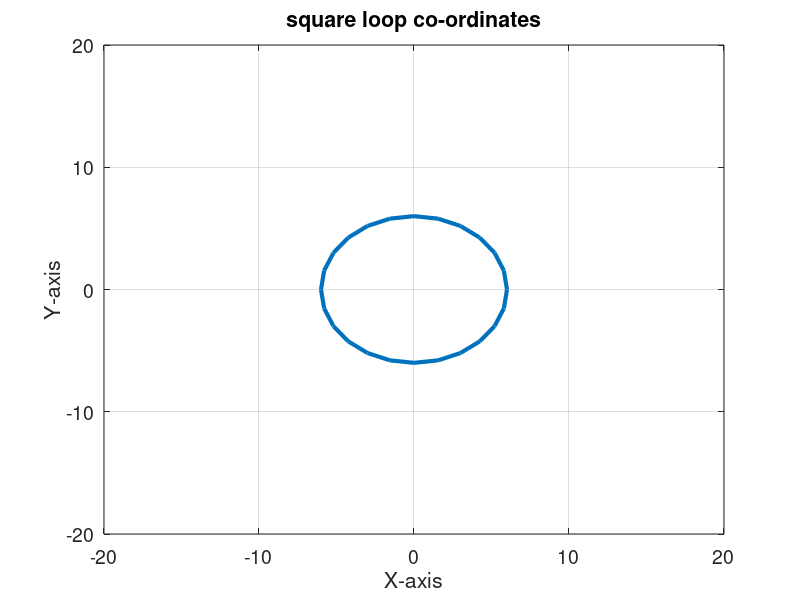
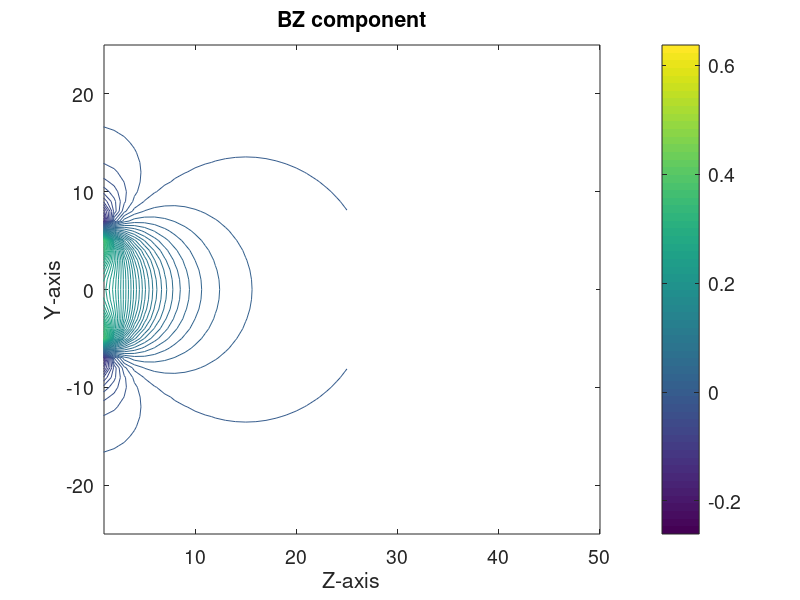
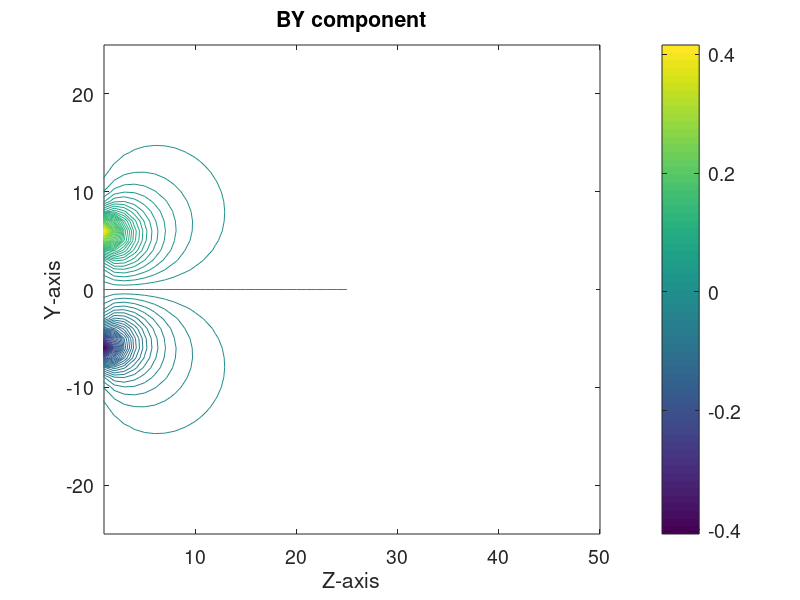
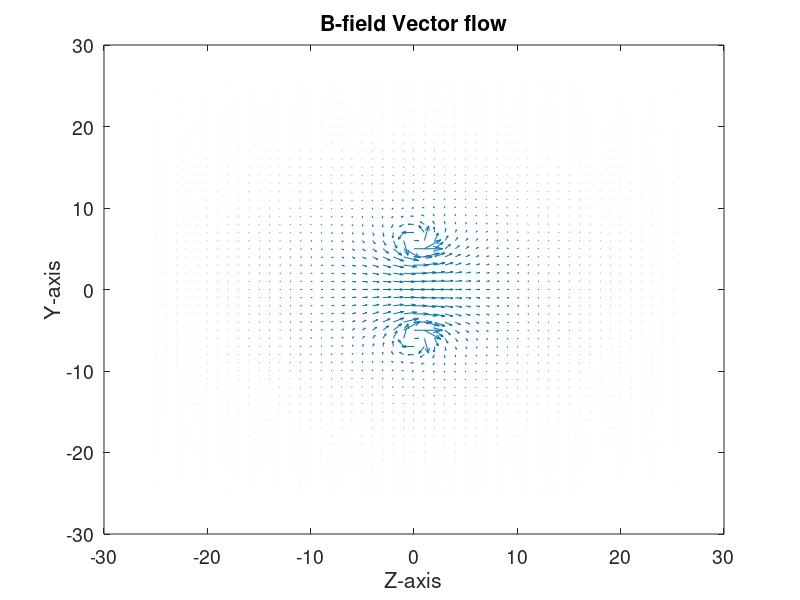

Write MATLAB code to recreate these figures, in order.
%-------------------------------------------------------------------------%
%-------Cicular Coil Magnetic Field Simulation--------------------------%
%-------------------------------------------------------------------------%

clc; close all; clear all;

%-------------------------------------------------------------------------%
%---Coil is in the X-Y plane and Magnetic Field is Evaluated -------------%
%-------------at every point in the Y-Z plane(X=0)------------------------%
%-------------------------------------------------------------------------%

Nz=51;  % No. of grids in Z-axis
Ny=51;  % No. of grids in Y-axis
N=25;   % No of grids in the coil ( X-Y plane)
Ra=6;    % Radius of the coil in the X-Y plane
I=3;    % current in the coil
u0=1;   % for simplicity, u0 is taken as 1 (permitivity)
phi=-pi/2:2*pi/(N-1):3*pi/2; % For describing a circle (coil)

Xc=Ra*cos(phi); % X-coordinates of the coil
Yc=Ra*sin(phi); % Y-coordinates of the coil

yp(1:51)=-25:1:25; % Y-coordinates of the plane 
%zp(1:51)=0:1:50;% Z-coordinates of the plane 
zp(1:51)=-25:1:25;
Y(1:Ny,1:Nz)=0; % This array is for 1-d to 2-d conversion of coordinates
Z(1:Ny,1:Nz)=0;

for i=1:Ny
    Y(i,:)=yp(i); % all y-coordinates value in 2-d form
end
for i=1:Nz
    Z(:,i)=zp(i);% all z-coordinates value in 2-d form
end

%-------------------------------------------------------------------------
%-variable "a" in for loop is along Y and variable "b" is along Z-axis----
%-------------------------------------------------------------------------


for a=1:Ny  
for b=1:Nz  
    
%-------------------------------------------------------------------------    
% calculate R-vector from the coil(X-Y plane)to Y-Z plane where we are 
% interested to find the magnetic field and also the dl-vector along the
% coil where current is flowing
% (note that R is the position vector pointing from coil (X-Y plane) to
% the point where we need the magnetic field (in this case Y-Z plane).)
% dl is the current element vector which will make up the coil------------
%-------------------------------------------------------------------------

for i=1:N-1
Rx(i)=-0.5*(Xc(i)+Xc(i+1));
Ry(i)=(Y(a,b)-(0.5*(Yc(i)+Yc(i+1))));
Rz(i)=Z(a,b);
dlx(i)=Xc(i+1)-Xc(i);
dly(i)=Yc(i+1)-Yc(i);
end
Rx(N)=-0.5*(Xc(N)+Xc(1));
Ry(N)=(Y(a,b)-(0.5*(Yc(N)+Yc(1))));
Rz(N)=Z(a,b);
dlx(N)=-Xc(N)+Xc(1);
dly(N)=-Yc(N)+Yc(1);

%--------------------------------------------------------------------------
% for all the elements along coil, calculate dl cross R -------------------
% dl cross R is the curl of vector dl and R--------------------------------
% XCross is X-component of the curl of dl and R, similarly I get Y and Z- 
%--------------------------------------------------------------------------

for i=1:N
Xcross(i)=dly(i).*Rz(i);
Ycross(i)=-dlx(i).*Rz(i);
Zcross(i)=(dlx(i).*Ry(i))-(dly(i).*Rx(i));
R(i)=sqrt(Rx(i).^2+Ry(i).^2+Rz(i).^2);
end

%-------------------------------------------------------------------------
% this will be the biot savarts law equation------------------------------
%--------------------------------------------------------------------------

Bx1=(I*u0./(4*pi*(R.^3))).*Xcross;
By1=(I*u0./(4*pi*(R.^3))).*Ycross;
Bz1=(I*u0./(4*pi*(R.^3))).*Zcross;
%--------------------------------------------------------------------------
% now we have  magnetic field from all current elements in the form of an
% array named Bx1,By1,Bz1, now its time to add them up to get total
% magnetic field 
%-------------------------------------------------------------------------

BX(a,b)=0;       % Initialize sum magnetic field to be zero first
BY(a,b)=0;
BZ(a,b)=0;

%--------------------------------------------------------------------------
% here we add all magnetic field from different current elements which 
% make up the coil
%--------------------------------------------------------------------------

for i=1:N   % loop over all current elements along coil    
    BX(a,b)=BX(a,b)+Bx1(i);
    BY(a,b)=BY(a,b)+By1(i);
    BZ(a,b)=BZ(a,b)+Bz1(i);
end

%-------------------------------------------------------------------------

end
end

%%
%------------------------------------------------------------------------
%---BX is a null field and only BY and BZ are color mapped...............
%--------------------------------------------------------------------------

figure(1)
plot(Xc,Yc,'linewidth',3)
axis([-20 20 -20 20])
xlabel('X-axis','fontsize',14)
ylabel('Y-axis','fontsize',14)
title('square loop co-ordinates','fontsize',14)
h=gca; 
get(h,'FontSize') 
set(h,'FontSize',14)
h = get(gca, 'ylabel');
fh = figure(1); 
set(fh, 'color', 'white'); 
grid on
%%
figure(2)
lim1=min(min(BZ));
lim2=max(max(BZ));
steps=(lim2-lim1)/100;
contour(zp,yp,BZ,lim1:steps:lim2)
axis([1 50 -25 25])
xlabel('Z-axis','fontsize',14)
ylabel('Y-axis','fontsize',14)
title('BZ component','fontsize',14)
colorbar('location','eastoutside','fontsize',14);
h=gca; 
get(h,'FontSize') 
set(h,'FontSize',14)
h = get(gca, 'ylabel');
fh = figure(2); 
set(fh, 'color', 'white'); 

%%
figure(3)
lim1=min(min(BY));
lim2=max(max(BY));
steps=(lim2-lim1)/100;
contour(zp,yp,BY,lim1:steps:lim2)
axis([1 50 -25 25])
xlabel('Z-axis','fontsize',14)
ylabel('Y-axis','fontsize',14)
title('BY component','fontsize',14)
colorbar('location','eastoutside','fontsize',14);
h=gca; 
get(h,'FontSize') 
set(h,'FontSize',14)
h = get(gca, 'ylabel');
fh = figure(3); 
set(fh, 'color', 'white'); 

%%
figure(4)
quiver(zp,yp,BZ,BY,2)
%axis([1 50 -25 25])
xlabel('Z-axis','fontsize',14)
ylabel('Y-axis','fontsize',14)
title('B-field Vector flow','fontsize',14)
h=gca; 
get(h,'FontSize') 
set(h,'FontSize',14)
h = get(gca, 'ylabel');
fh = figure(4); 
set(fh, 'color', 'white'); 

%--------------------------------------------------------------------------